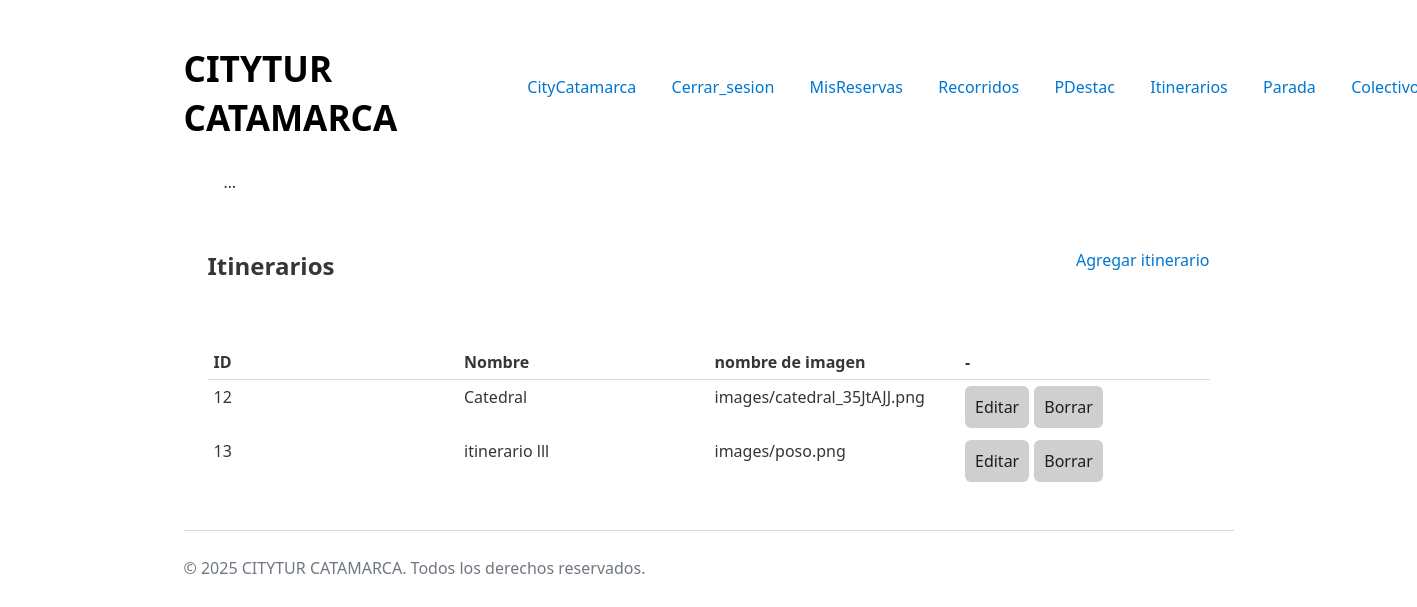
The page /itinerarios/lista_itinerario/ (signed in) on the database its author committed.
### itinerarios/models.py (models this page shows)
class Itinerario(models.Model):
    nombre = models.CharField(max_length= 50)
    imagen = models.ImageField(
        upload_to='images/',
        null=True,
        blank=True,
        default= 'images/default.png'
)

### itinerarios/views.py (the view)
# urls.py: path('lista_itinerario/', views.lista_itinerario, name= 'itinerario_listar'),
@login_required(login_url='usuarios:login')
def lista_itinerario(request):
    itinerarios = Itinerario.objects.all()
    return render(request, 'itinerario_lista.html', {'itinerarios': itinerarios})

### itinerarios/templates/itinerario_lista.html (shortened to what this page needs)
{% extends 'base.html' %}
{% block body_id %}colectivo_form{% endblock %}
{% block content %}
<main id="main-form">
    <div class="div-container">
        <h2> Itinerarios </h2>
        <a href="{% url 'itinerarios:itinerario_formulario' %}">Agregar itinerario</a>
    </div>
    <table class="table_view">
        <thead>
            <tr>
                <th>ID</th>
                <th>Nombre</th>
                <th>nombre de imagen</th>
                <th>-</th>
            </tr>
        </thead>
        <tbody>
            {% for itinerario in itinerarios %}
                <tr>
                    <td>{{ itinerario.pk }}</td>
                    <td>{{ itinerario.nombre }}</td>
                    <td>{{ itinerario.imagen }}</td>
                    <td class="td-btn">
                        <a class="btn btn-small" href="{% url 'itinerarios:itinerario_editar' itinerario.pk %}"><button>Editar</button></a>
                        <form action="{% url 'itinerarios:itinerario_eliminar' itinerario.pk %}" method="POST" style="display:inline;"
                            onsubmit="return confirm('Eliminar itinerario {{ itinerario.nombre }}?');">
                            <button type="submit">Borrar</button>
                        </form>
                    </td>
                </tr>
            {% empty %}
                <tr><td colspan="5">No hay itinerarios cargados.</td></tr>
            {% endfor %}
        </tbody>
    </table>
</main>
{% endblock %}
{% block footer_script %}
    {{ block.super }}
{% endblock %}

### core/static/css/styles.css (style rules this page uses)
:root { --background-body: #fff; --background: #efefef; --background-alt: #f7f7f7; --selection: #9e9e9e; --text-main: #363636; --text-bright: #000; --text-muted: #70777f; --links: #0076d1; --focus: #0096bfab; --border: #dbdbdb; --button-base: #d0cfcf; --button-hover: #9b9b9b; --scrollbar-thumb: rgb(170, 170, 170); --scrollbar-thumb-hover: var(--button-hover); --form-placeholder: #949494; --form-text: #1d1d1d; }
html { scrollbar-color: #040a0f #202b38; scrollbar-color: var(--scrollbar-thumb) var(--background-body); scrollbar-width: thin; }
body { font-family: system-ui, -apple-system, BlinkMacSystemFont, 'Segoe UI', 'Roboto', 'Oxygen', 'Ubuntu', 'Cantarell', 'Fira Sans', 'Droid Sans', 'Helvetica Neue', 'Segoe UI Emoji', 'Apple Color Emoji', 'Noto Color Emoji', sans-serif; line-height: 1.4; max-width: 1050px; margin: 20px auto; padding: 0 10px; word-wrap: break-word; color: #363636; color: var(--text-main); background: #fff; background: var(--background-body); text-rendering: optimizeLegibility; }
button { color: #1d1d1d; color: var(--form-text); background-color: #d0cfcf; background-color: var(--button-base); font-family: inherit; font-size: inherit; padding-right: 30px; padding-left: 30px; padding: 10px; border: none; border-radius: 6px; outline: none; }
h1, h2, h3, h4, h5, h6 { margin-bottom: 12px; margin-top: 24px; }
a { text-decoration: none; color: var(--links); }
main { padding-top: 10%; padding-bottom: 10%; }
#main-form { display: flex; flex-direction: column; }
table { border-collapse: collapse; margin-bottom: 10px; width: 100%; table-layout: fixed; }
td, th { padding: 6px; text-align: left; vertical-align: top; word-wrap: break-word; }
thead { border-bottom: 1px solid #dbdbdb; border-bottom: 1px solid var(--border); }

### itinerarios/templates/itinerario_lista.html (style rules this page uses)
#main-form { width: 100%; max-width: 1200px; margin: 32px auto; padding: 0 24px; box-sizing: border-box; }
.td-btn { display: flex; flex-direction: row; gap: 5px; }
.div-container { display: flex; flex-direction: row; justify-content: space-between; align-items: center; padding-bottom: 50px; }

### rows shown on the page
Itinerario: pk "12", nombre "Catedral", imagen "images/catedral_35JtAJJ.png"
Itinerario: pk "13", nombre "itinerario lll", imagen "images/poso.png"
